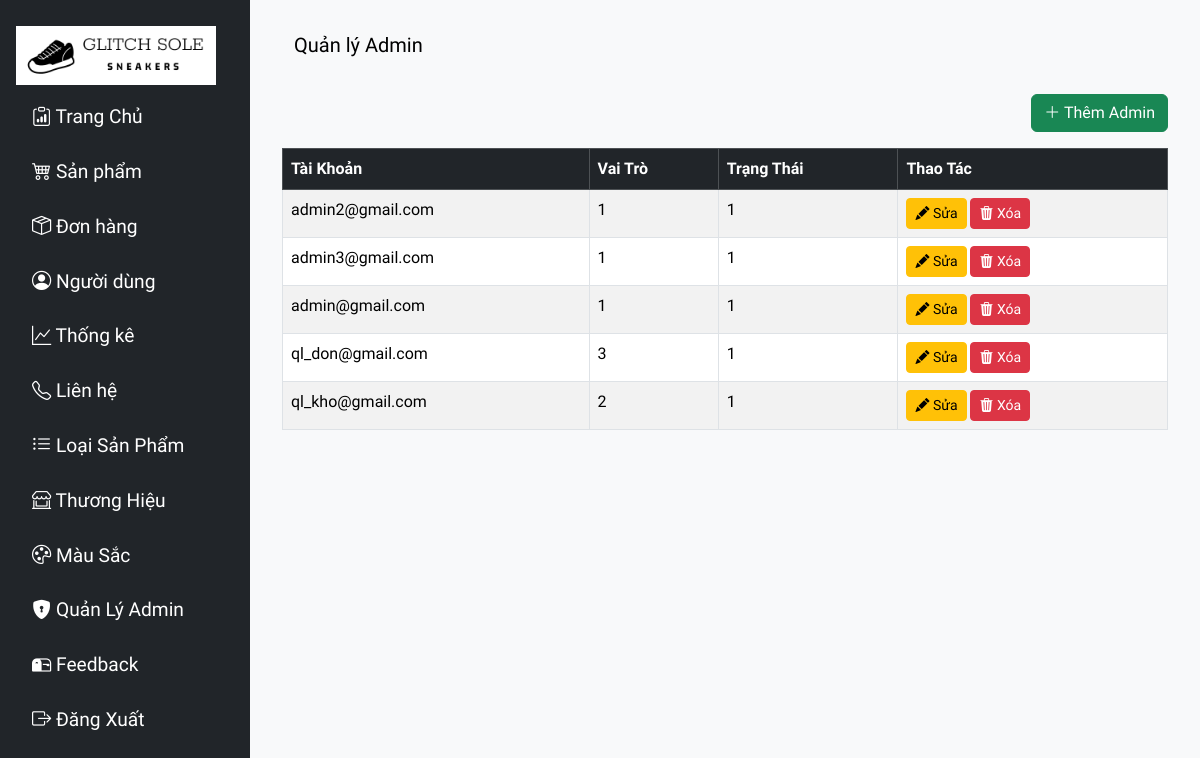
/view/admin/list_admin.php (signed in), run on the app's committed database.
### tables this page shows
CREATE TABLE `quantri` (
  `TAIKHOAN` varchar(50) NOT NULL,
  `MATKHAU` varchar(350) NOT NULL,
  `TRANGTHAI` int(11) DEFAULT 1,
  `VAITRO` int(1) NOT NULL
);

### view/admin/list_admin.php (the view, shortened to what this page needs)
<?php
include_once("../layout/sidebar.php");
include_once("../../config/config.php");
$sql = "SELECT * FROM quantri";
$query = mysqli_query($conn, $sql);
?>
<body>
    <div id="page-content" class="w-100">
        <nav class="navbar navbar-light bg-light px-4">
            <span class="navbar-brand mb-0 h1">Quản lý Admin</span>
        </nav>
        <div class="container mt-4">
            <div class="d-flex justify-content-end mb-3">
                <a href="add-admin.php" class="btn btn-success"><i class="bi bi-plus-lg"></i> Thêm Admin</a>
            </div>
            <table class="table table-bordered table-striped">
                <thead class="table-dark">
                    <tr>
                        <th>Tài Khoản</th>
                        <th>Vai Trò</th>
                        <th>Trạng Thái</th>
                        <th>Thao Tác</th>
                    </tr>
                </thead>
                <tbody id="userTable">
                    <?php while ($row = mysqli_fetch_assoc($query)) { ?>
                        <tr>
                            <td><?php echo $row['TAIKHOAN'] ?></td>
                            <td><?php echo $row['VAITRO'] ?></td>
                            <td><?php echo $row['TRANGTHAI'] ?></td>
                            <td>
                                <a href="edit-admin.php?TAIKHOAN=<?php echo $row['TAIKHOAN'] ?>" class="btn btn-warning btn-sm"><i class="bi bi-pencil-fill"></i> Sửa</a>
                                <a href="delete-admin.php?TAIKHOAN=<?= $row['TAIKHOAN'] ?>" class="btn btn-danger btn-sm">
                                    <i class="bi bi-trash3-fill"></i> Xóa
                                </a>
                            </td>
                        </tr>
                    <?php } ?>
                </tbody>
            </table>
        </div>
    </div>
    </div>
</body>

### view/layout/sidebar.php (style rules this page uses)
* { font-family: 'Lexend'; }
body { overflow-x: hidden; }
#page-content { flex-grow: 1; background-color: #f8f9fa; padding: 20px; }

### data on the page
quantri: TAIKHOAN "admin2@gmail.com", VAITRO "1", TRANGTHAI "1"
quantri: TAIKHOAN "admin3@gmail.com", VAITRO "1", TRANGTHAI "1"
quantri: TAIKHOAN "admin@gmail.com", VAITRO "1", TRANGTHAI "1"
quantri: TAIKHOAN "ql_don@gmail.com", VAITRO "3", TRANGTHAI "1"
quantri: TAIKHOAN "ql_kho@gmail.com", VAITRO "2", TRANGTHAI "1"
